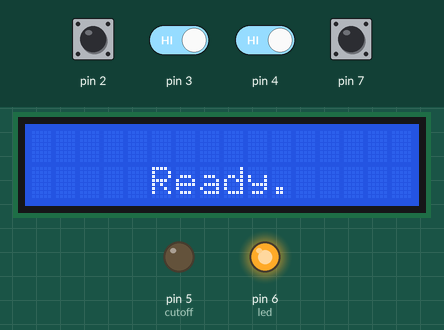
A sketch run on a simulated Arduino Uno, built with avr-gcc and run on an emulated ATmega328P. Shown: 16×2 character LCD, output pins drawn as LEDs (lit = HIGH). The test bench sets the inputs (shaded band); at power-on: pin 2–4, pin 7 HIGH. EEPROM starts erased; what the sketch prints to the serial monitor is not drawn.

Above: at 5.0 s.
5.1 s: pin 2 pulled LOW for 0.15 s
At 5.41 s:
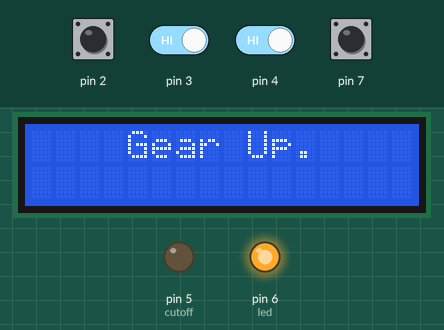
7.0 s: pin 7 pulled LOW for 0.15 s
At 7.23 s:
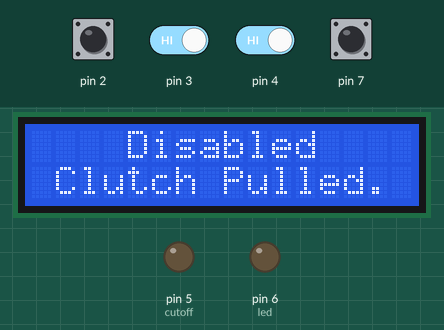
8.8 s: pin 3 driven LOW and pin 4 driven LOW
At 9.3 s:
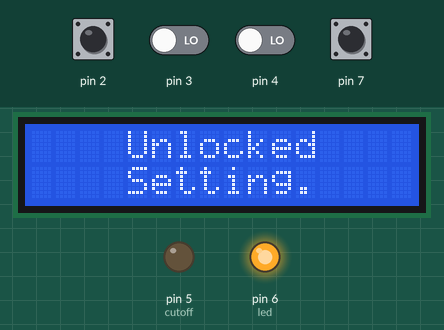
11.1 s: pin 3 driven HIGH
At 11.76 s:
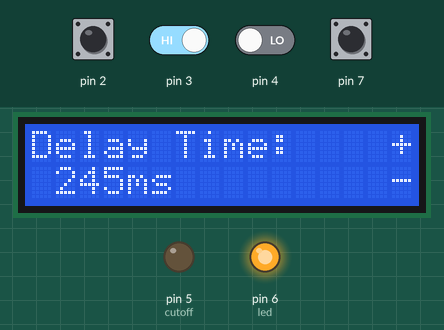
13.1 s: pin 3 driven LOW
At 13.9 s:
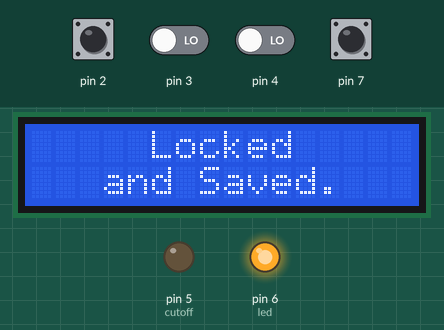
16.1 s: pin 4 driven HIGH
At 17.15 s:
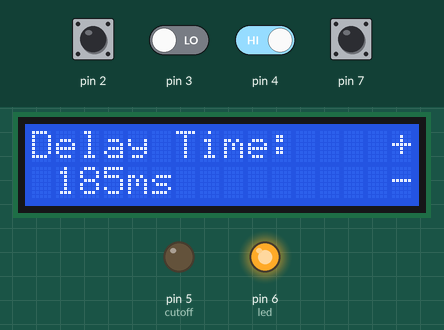
Timing chart, 0 to 19.1 s (numbered marks = the images above; inputs shaded):
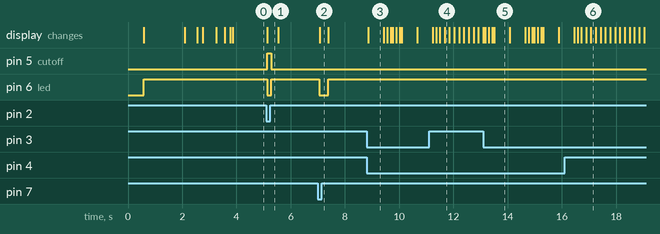

Measured:
- after the input at 5.1 s, pin 5 (cutoff): LOW → HIGH at once, → LOW 0.15 s later; pin 6 (led): HIGH → LOW at once, → HIGH 0.15 s later; the display: changes at once (image 1)
- after the input at 7.0 s, pin 6 (led): HIGH → LOW after 0.05 s, → HIGH 0.33 s later; the display: changes after 0.08 s (image 2)
- after the input at 8.8 s, the display: changes after 0.06 s (image 3)
- after the input at 13.1 s, the display: first changes after 0.07 s (image 5 shows a later state)
- what the display in image 3 shows lasts 0.5 s, from 8.9 s to 9.4 s

The sketch:

Airsoft_tracer.ino
```cpp
#include <EEPROM.h>
#include <Wire.h>
#include <LiquidCrystal_I2C.h>
LiquidCrystal_I2C lcd(0x27, 16, 2);

int up=HIGH;       // Don't Touch!
int dn=HIGH;       // Don't Touch!
int cutoff=5;      // Don't Touch!
int led=6;         // Don't Touch!
int i=0;           // Don't Touch!
int m=0;           // Don't Touch!
int n=1;           // Don't Touch!
int dly=50;        // Don't Touch!
int kill=65;       // Don't Touch!
int set=0;         // Don't Touch!
int maxKill=149;   // Set Engine Max cutoff Time (milisecs) or just don't touch it!
int minKill=41;    // Set Engine Min cutoff Time (milisecs) or just don't touch it!
int maxDly=499;    // Set Engine Min delay Time (milisecs) or just don't touch it!
int minDly=51;     // Set Engine Min delay Time (milisecs) or just don't touch it!
unsigned long prevMillisConf = 0;  // Don't Touch!
const long saveInterval = 1700;    // Set Timeout

void setup() {
  Serial.begin(9600);
  Serial.println("initializing");
  lcd.begin();
  lcd.backlight();
  lcd.setCursor(10,0);
  lcd.print("Haruhi");
  delay(500);
  lcd.setCursor(3,1);
  lcd.print("Quick Shifter");
  pinMode(7, INPUT_PULLUP);
  pinMode(2, INPUT_PULLUP);
  pinMode(3, INPUT_PULLUP);
  pinMode(4, INPUT_PULLUP);
  pinMode(8, INPUT);
  pinMode(cutoff, OUTPUT);
  pinMode(led, OUTPUT);
  digitalWrite(cutoff, LOW);
  dly=EEPROM.read(256);
  kill=EEPROM.read(257);
  digitalWrite(led, HIGH);
  Serial.println("Ready.");
  delay(1500);
  lcd.clear();
  lcd.setCursor(3,0);
  lcd.print("Ready");
  delay(450);
  lcd.setCursor(5,1);
  lcd.print("To ");
  delay(200);
  lcd.print("Race!");
  delay(500);
  lcd.setCursor(0,0);
  lcd.print(char(4));
  delay(25);
  lcd.setCursor(1,0);
  lcd.print(char(4));
  delay(25);
  lcd.setCursor(2,0);
  lcd.print(char(4));
  lcd.setCursor(0,2);
  lcd.print(char(4));
  delay(25);
  lcd.setCursor(3,0);
  lcd.print(char(4));
  lcd.setCursor(1,2);
  lcd.print(char(4));
  delay(25);
  lcd.setCursor(4,0);
  lcd.print(char(4));
  lcd.setCursor(2,2);
  lcd.print(char(4));
  delay(25);
  lcd.setCursor(5,0);
  lcd.print(char(4));
  lcd.setCursor(3,2);
  lcd.print(char(4));
  delay(25);
  lcd.setCursor(6,0);
  lcd.print(char(4));
  lcd.setCursor(4,2);
  lcd.print(char(4));
  delay(25);
  lcd.setCursor(7,0);
  lcd.print(char(4));
  lcd.setCursor(5,2);
  lcd.print(char(4));
  delay(25);
  lcd.setCursor(8,0);
  lcd.print(char(4));
  lcd.setCursor(6,2);
  lcd.print(char(4));
  delay(25);
  lcd.setCursor(9,0);
  lcd.print(char(4));
  lcd.setCursor(7,2);
  lcd.print(char(4));
  delay(25);
  lcd.setCursor(10,0);
  lcd.print(char(4));
  lcd.setCursor(8,2);
  lcd.print(char(4));
  delay(25);
  lcd.setCursor(11,0);
  lcd.print(char(4));
  lcd.setCursor(9,2);
  lcd.print(char(4));
  delay(25);
  lcd.setCursor(12,0);
  lcd.print(char(4));
  lcd.setCursor(10,2);
  lcd.print(char(4));
  delay(25);
  lcd.setCursor(13,0);
  lcd.print(char(4));
  lcd.setCursor(11,2);
  lcd.print(char(4));
  delay(25);
  lcd.setCursor(14,0);
  lcd.print(char(4));
  lcd.setCursor(12,2);
  lcd.print(char(4));
  delay(25);
  lcd.setCursor(15,0);
  lcd.print(char(4));
  lcd.setCursor(13,2);
  lcd.print(char(4));
  delay(25);
  lcd.setCursor(16,0);
  lcd.print(char(4));
  lcd.setCursor(14,2);
  lcd.print(char(4));
  delay(25);
  lcd.setCursor(15,1);
  lcd.print(char(4));
  delay(25);
  lcd.setCursor(16,1);
  lcd.print(char(4));
  delay(100);
  lcd.clear();
  lcd.setCursor(5,1);
  lcd.print("Ready.");
}

void loop() {
  unsigned long saveMillis = millis();
  int swstate=digitalRead(7);
  int snsrstate=digitalRead(2);
  int up=digitalRead(3);
  int dn=digitalRead(4);
  if (set==3) {
    set=0;
  }
  if(saveMillis - prevMillisConf > saveInterval) {
    if (n==0) {
      n=1;
      if (i==1) {
        Serial.print("Disabled");
        digitalWrite(led, LOW);
        lcd.clear();
        lcd.clear();
        lcd.setCursor(4,0);
        lcd.print("Disabled");
        lcd.setCursor(1,1);
        lcd.print("Clutch Pulled.");
        delay(250);
      }
      if (i==0) {
        lcd.clear();
        lcd.setCursor(5,1);
        lcd.print("Ready.");
        Serial.println("Ready.");
      }
    }
  }
  if(saveMillis - prevMillisConf < saveInterval) {
    n=0;
  }
  if (i==2) {
    i=0;
  }
  if (dly>maxDly) {
    dly=maxDly;
  }
  if (dly<minDly) {
    dly=minDly;
  }
  if (kill>maxKill) {
    kill=maxKill;
  }
  if (kill<minKill) {
    kill=minKill;
  }
  if (up==LOW && dn==LOW) {
    switch (set) {
    case 0:
      set+=1;
      lcd.backlight();
      lcd.clear();
      lcd.setCursor(4,0);
      lcd.print("Unlocked");
      lcd.setCursor(4,1);
      lcd.print("Setting.");
      delay(550);
      lcd.clear();
      lcd.setCursor(0,0);
      lcd.print("Delay Time:    +");
      lcd.setCursor(1,1);
      lcd.print(dly);
      lcd.setCursor(4,1);
      lcd.print("ms");
      lcd.setCursor(15,1);
      lcd.print("-");
    break;
    case 1:
      set+=1;
      lcd.backlight();
      lcd.clear();
      lcd.setCursor(0,0);
      lcd.print("Cut-off Time:  +");
      lcd.setCursor(1,1);
      lcd.print(kill);
      lcd.setCursor(4,1);
      lcd.print("ms");
      lcd.setCursor(15,1);
      lcd.print("-");
    break;
    case 2:
      set+=1;
      lcd.clear();
      lcd.setCursor(5,0);
      lcd.print("Locked");
      lcd.setCursor(3,1);
      lcd.print("and Saved.");
      EEPROM.write(256, dly);
      EEPROM.write(257, kill);
      delay(500);
    break;
    }
  }
  if (up==LOW) {
    if (set==1) {
      lcd.backlight();
      delay(100);
      dly+=10;
      lcd.clear();
      lcd.setCursor(0,0);
      lcd.print("Delay Time:    +");
      lcd.setCursor(1,1);
      lcd.print(dly);
      lcd.setCursor(4,1);
      lcd.print("ms");
      lcd.setCursor(15,1);
      lcd.print("-");
      prevMillisConf = millis();
    }
    if (set==2) {
      lcd.backlight();
      delay(100);
      kill+=1;
      lcd.clear();
      lcd.setCursor(0,0);
      lcd.print("Cut-off Time:  +");
      lcd.setCursor(1,1);
      lcd.print(kill);
      lcd.setCursor(4,1);
      lcd.print("ms");
      lcd.setCursor(15,1);
      lcd.print("-");
      prevMillisConf = millis();
    }
  }
  if (dn==LOW) {
    if (set==1) {
      lcd.backlight();
      delay(100);
      dly-=10;
      lcd.clear();
      lcd.setCursor(0,0);
      lcd.print("Delay Time:    +");
      lcd.setCursor(1,1);
      lcd.print(dly);
      lcd.setCursor(4,1);
      lcd.print("ms");
      lcd.setCursor(15,1);
      lcd.print("-");
      prevMillisConf = millis();
    }
    if (set==2) {
      lcd.backlight();
      delay(100);
      kill-=1;
      lcd.clear();
      lcd.setCursor(0,0);
      lcd.print("Cut-off Time:  +");
      lcd.setCursor(1,1);
      lcd.print(kill);
      lcd.setCursor(4,1);
      lcd.print("ms");
      lcd.setCursor(15,1);
      lcd.print("-");
      prevMillisConf = millis();
    }
  }
  switch (swstate) {
    case LOW:
    if (i==0) {
      i+=1;
      Serial.print("Disabled");
      digitalWrite(led, LOW);
      lcd.clear();
      lcd.clear();
      lcd.setCursor(4,0);
      lcd.print("Disabled");
      lcd.setCursor(1,1);
      lcd.print("Clutch Pulled.");
      delay(250);
    }
    break;
    case HIGH:
    if (i==1) {
      i+=1;
      Serial.println("Enabled");
      digitalWrite(led, HIGH);
      lcd.clear();
      lcd.setCursor(5,1);
      lcd.print("Ready.");
      delay(250);
    }
    break;
  }

  switch (snsrstate) {
    case LOW:
    cutoffengine();
    break;
    case HIGH:
    m=0;
    delay(50);
    break;
  }
}

void cutoffengine() {
    if (i==0 && m==0) {
      m+=1;
      Serial.println("Gear UP");
      lcd.clear();
      lcd.setCursor(4,0);
      lcd.print("Gear Up.");
      digitalWrite(cutoff, HIGH);
      digitalWrite(led, LOW);
      delay(kill);
      digitalWrite(cutoff, LOW);
      digitalWrite(led, HIGH);
      delay(dly);
      Serial.println("Ready.");
      lcd.clear();
      lcd.setCursor(5,1);
      lcd.print("Ready.");
    }
}
```
